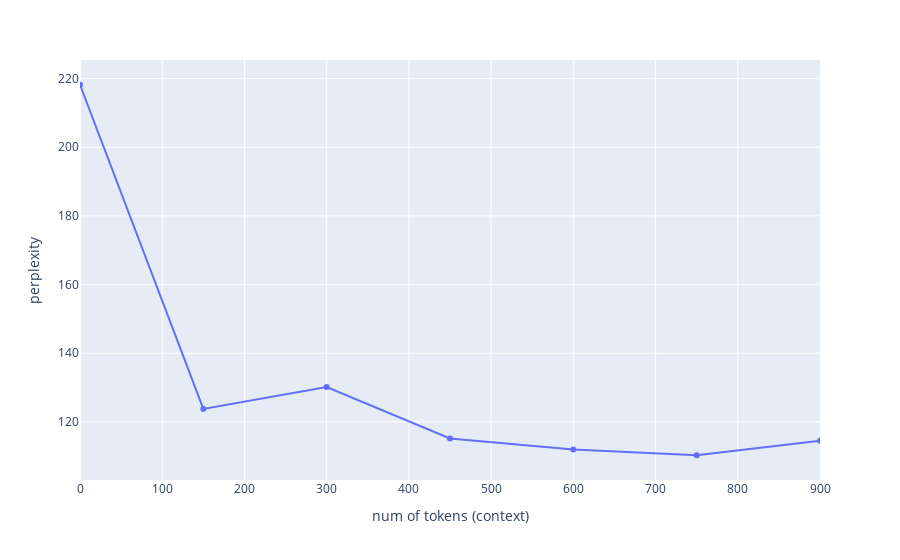

This figure's notebook cell:
### Code cell
fig = px.line(x=context_lengths, y=rand_user_perplexities, markers=True)

fig.update_yaxes(title="perplexity")
fig.update_xaxes(title="num of tokens (context)", range=(0,900))

### Figure 1 — Plotly figure (JSON) as saved in the notebook; plotly's stock layout.template omitted (floating-point values rounded to 4 significant figures)
{"data": [{"hovertemplate": "x=%{x}<br>y=%{y}<extra></extra>", "legendgroup": "", "line": {"color": "#636efa", "dash": "solid"}, "marker": {"symbol": "circle"}, "mode": "markers+lines", "name": "", "orientation": "h", "showlegend": false, "type": "scatter", "x": [0, 150, 300, 450, 600, 750, 900], "xaxis": "x", "y": [218.2, 123.8, 130.2, 115.1, 111.9, 110.3, 114.5], "yaxis": "y"}], "layout": {"autosize": true, "legend": {"tracegroupgap": 0}, "margin": {"t": 60}, "xaxis": {"anchor": "y", "domain": [0, 1], "range": [0, 900], "title": {"text": "num of tokens (context)"}, "type": "linear"}, "yaxis": {"anchor": "x", "autorange": true, "domain": [0, 1], "range": [101.9, 226.6], "title": {"text": "perplexity"}, "type": "linear"}}}
